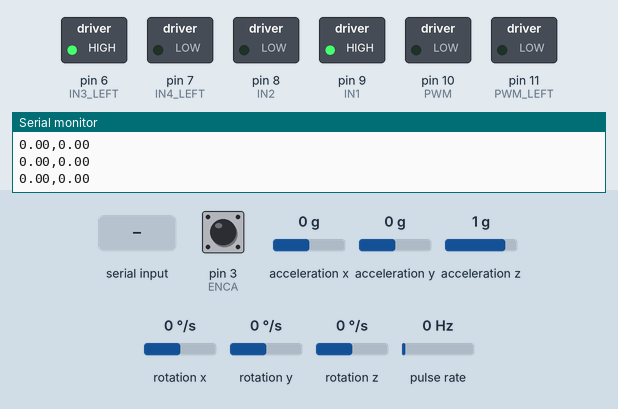
Recording of a sketch running on a simulated Arduino Uno, built with avr-gcc and run on an emulated ATmega328P. Parts: switched loads named in the sketch (green lamp = pin HIGH), the last lines printed to the serial monitor. Wiring (inferred from the names in the program): pulse sensor: data pin 2. The inputs (shaded band) are chosen by the test bench; at power-on: pulse rate 0 Hz, pin 3 (ENCA) HIGH, acceleration x 0 g, acceleration y 0 g, acceleration z 1 g, rotation x 0 °/s, rotation y 0 °/s, rotation z 0 °/s.

Above: at 1.2 s.
1.3 s: pulse rate (sensor on pin 2) set to 4 Hz
At 2.8 s:
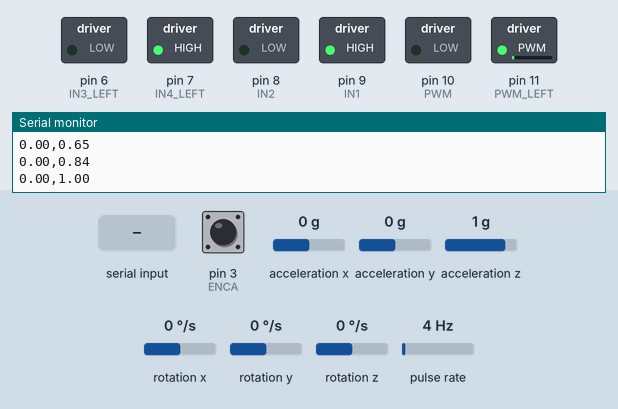
4.3 s: "90 45\n" received over Serial
At 5.3 s:
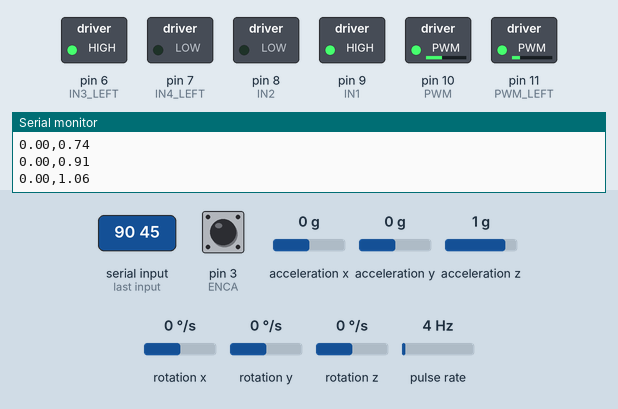
7.3 s: "30 150\n" received over Serial
At 8.5 s:
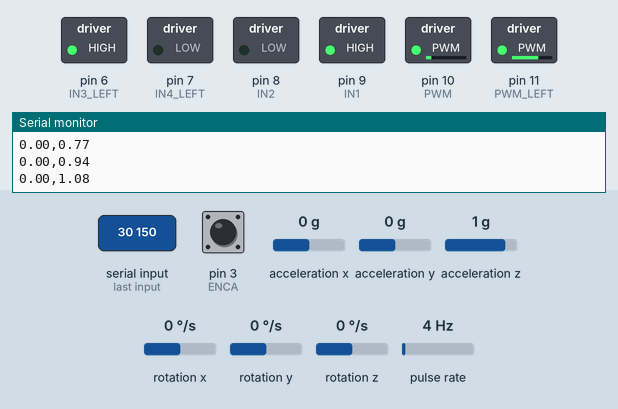
8.8 s: pulse rate (sensor on pin 2) set to 196 Hz
11.8 s: "1 90\n" received over Serial
At 13.16 s:
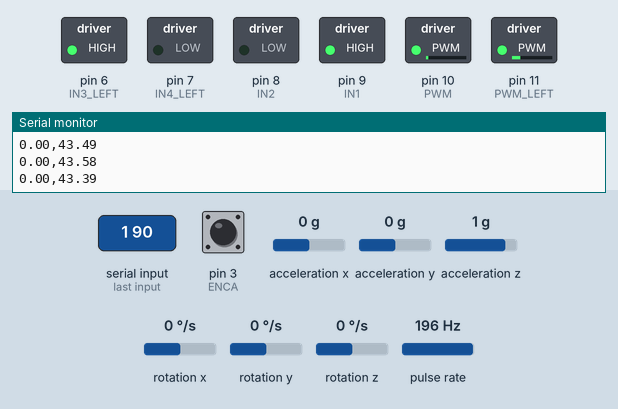
14.8 s: pulse rate (sensor on pin 2) set to 100 Hz
Timing chart, 0 to 17.8 s (numbered marks = the images above; inputs shaded):
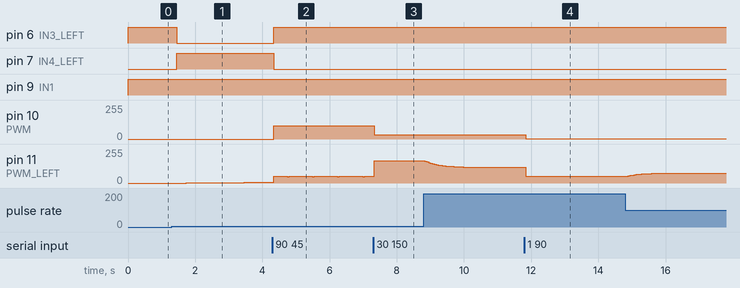

The sketch:

navigation_code.ino
```cpp
#include <Wire.h>
#include <MPU9250.h>
#include <util/atomic.h>

// IMU
MPU9250 mpu;
float q0 = 1.0, q1 = 0.0, q2 = 0.0, q3 = 0.0;
float ax, ay, az, gx, gy, gz;

// Motor Right
#define ENCA 3 //yellow
#define IN1 9
#define IN2 8
#define PWM 10

// Motor Left
#define ENCA_LEFT 2  //yellow
#define IN3_LEFT 6
#define IN4_LEFT 7
#define PWM_LEFT 11

volatile int pos_i = 0, pos_i_LEFT = 0;
volatile float velocity_i = 0, velocity_i_LEFT = 0;
volatile long prevT_i = 0, prevT_i_LEFT = 0;

float v1Filt = 0, v1Prev = 0;
float v1Filt_LEFT = 0, v1Prev_LEFT = 0;
float eintegral = 0, eintegral_LEFT = 0;

float vt = 0, vt_LEFT = 0;
long prevT = 0, prevT_LEFT = 0;
int posPrev = 0, posPrev_LEFT = 0;

void setup() {
  Serial.begin(115200);
  Wire.begin();

  if (!mpu.setup(0x68)) {
    Serial.println("MPU9250 not found");
    while (1);
  }

  pinMode(ENCA, INPUT); pinMode(IN1, OUTPUT); pinMode(IN2, OUTPUT); pinMode(PWM, OUTPUT);
  pinMode(ENCA_LEFT, INPUT); pinMode(IN3_LEFT, OUTPUT); pinMode(IN4_LEFT, OUTPUT); pinMode(PWM_LEFT, OUTPUT);

  attachInterrupt(digitalPinToInterrupt(ENCA), readEncoder, RISING);
  attachInterrupt(digitalPinToInterrupt(ENCA_LEFT), readEncoder_LEFT, RISING);
}

void loop() {
  // IMU update
  if (mpu.update()) {
    ax = mpu.getAccX(); ay = mpu.getAccY(); az = mpu.getAccZ();
    gx = mpu.getGyroX(); gy = mpu.getGyroY(); gz = mpu.getGyroZ();
    updateOrientation(gx, gy, gz, ax, ay, az);
  }

  // Velocity calculation
  int pos = 0, pos_LEFT = 0;
  float velocity2 = 0, velocity2_LEFT = 0;
  ATOMIC_BLOCK(ATOMIC_RESTORESTATE) {
    pos = pos_i; velocity2 = velocity_i;
    pos_LEFT = pos_i_LEFT; velocity2_LEFT = velocity_i_LEFT;
  }

  long currT = micros();
  float deltaT = (currT - prevT) / 1.0e6;
  float velocity1 = (pos - posPrev) / deltaT;
  posPrev = pos; prevT = currT;

  long currT_LEFT = micros();
  float deltaT_LEFT = (currT_LEFT - prevT_LEFT) / 1.0e6;
  float velocity1_LEFT = (pos_LEFT - posPrev_LEFT) / deltaT_LEFT;
  posPrev_LEFT = pos_LEFT; prevT_LEFT = currT_LEFT;


  // float v1 = velocity1 / 270.0 * 60.0;
  // float v1_LEFT = velocity1_LEFT / 270.0 * 60.0;


  float v1 = (velocity1 / 270.0 * 60.0) * (vt >= 0 ? 1 : -1);
float v1_LEFT = (velocity1_LEFT / 270.0 * 60.0) * (vt_LEFT >= 0 ? 1 : -1);


  v1Filt = 0.854 * v1Filt + 0.0728 * v1 + 0.0728 * v1Prev; v1Prev = v1;
  v1Filt_LEFT = 0.854 * v1Filt_LEFT + 0.0728 * v1_LEFT + 0.0728 * v1Prev_LEFT; v1Prev_LEFT = v1_LEFT;

  if (Serial.available()) {
    String input = Serial.readStringUntil('\n');
    int spaceIndex = input.indexOf(' ');
    if (spaceIndex > 0) {
      vt = input.substring(0, spaceIndex).toFloat();
      vt_LEFT = input.substring(spaceIndex + 1).toFloat();
    }
  }


  float kp = 1, ki = 2;


// Reset integral term if there's a large change in direction
if (abs(vt) > 0 && abs(v1Filt) < 0.5) {
  eintegral = 0;
  eintegral_LEFT = 0;
}


 eintegral += (vt - v1Filt) * deltaT;
eintegral = constrain(eintegral, -100, 100);  // Clamp after updating

eintegral_LEFT += (vt_LEFT - v1Filt_LEFT) * deltaT_LEFT;
eintegral_LEFT = constrain(eintegral_LEFT, -100, 100);  // Clamp after updating

float u = kp * (vt - v1Filt) + ki * eintegral;
float u_LEFT = kp * (vt_LEFT - v1Filt_LEFT) + ki * eintegral_LEFT;


  // Ensure motor speed does not go too high
  u = constrain(u, -200, 200);  // Limit the speed to motor's maximum range
  u_LEFT = constrain(u_LEFT, -200, 200);


  setMotor(u, PWM, IN1, IN2);
  setMotor(u_LEFT, PWM_LEFT, IN3_LEFT, IN4_LEFT);


  // Print data: ax, ay, az, gx, gy, gz, q0-q3, v1, v1_LEFT
  // Serial.print(ax); Serial.print(","); Serial.print(ay); Serial.print(","); Serial.print(az); Serial.print(",");
  // Serial.print(gx); Serial.print(","); Serial.print(gy); Serial.print(","); Serial.print(gz); Serial.print(",");
  // Serial.print(q0); Serial.print(","); Serial.print(q1); Serial.print(","); Serial.print(q2); Serial.print(","); Serial.print(q3); Serial.print(",");


  Serial.print(v1Filt); Serial.print(","); Serial.println(v1Filt_LEFT);

  delay(50);  // 20 Hz
}

void setMotor(float u, int pwm, int in1, int in2) {
  int dir = u >= 0 ? 1 : -1;
  int pwr = min(abs(int(u)), 255);
  analogWrite(pwm, pwr);
  digitalWrite(in1, dir == 1 ? HIGH : LOW);
  digitalWrite(in2, dir == 1 ? LOW : HIGH);
}

void readEncoder() {
  pos_i++;
  long currT = micros();
  velocity_i = 1.0 / ((currT - prevT_i) / 1.0e6);
  prevT_i = currT;
}

void readEncoder_LEFT() {
  pos_i_LEFT++;
  long currT = micros();
  velocity_i_LEFT = 1.0 / ((currT - prevT_i_LEFT) / 1.0e6);
  prevT_i_LEFT = currT;
}

void updateOrientation(float gx, float gy, float gz, float ax, float ay, float az) {
  float dt = 0.05;
  float norm = sqrt(ax * ax + ay * ay + az * az);
  ax /= norm; ay /= norm; az /= norm;

  float qDot1 = 0.5 * (-q1 * gx - q2 * gy - q3 * gz);
  float qDot2 = 0.5 * (q0 * gx + q2 * gz - q3 * gy);
  float qDot3 = 0.5 * (q0 * gy - q1 * gz + q3 * gx);
  float qDot4 = 0.5 * (q0 * gz + q1 * gy - q2 * gx);

  q0 += qDot1 * dt; q1 += qDot2 * dt;
  q2 += qDot3 * dt; q3 += qDot4 * dt;

  norm = sqrt(q0*q0 + q1*q1 + q2*q2 + q3*q3);
  q0 /= norm; q1 /= norm; q2 /= norm; q3 /= norm;
}
```

Measured:
- after the input at 1.3 s, pin 6 (IN3_LEFT): HIGH → LOW after 0.15 s; pin 7 (IN4_LEFT): LOW → HIGH after 0.15 s; pin 11 (PWM_LEFT): moves from 0/255 to 5/255 over 2.2 s, starting after 0.44 s
- after the input at 4.3 s, pin 6 (IN3_LEFT): LOW → HIGH at once; pin 7 (IN4_LEFT): HIGH → LOW at once; pin 10 (PWM): 0/255 → 100/255 at once
- after the input at 7.3 s, pin 10 (PWM): 100/255 → 33/255 at once
- after the input at 11.8 s, pin 10 (PWM): 33/255 → 1/255 at once
